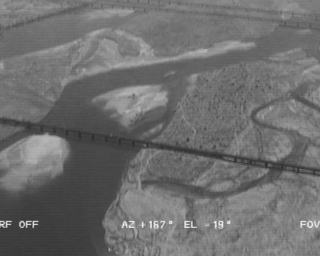
#> input picture test images/Bridge1.bmp, 320 x 256 px; its folder holds only this picture in this run
$ jupyter execute --allow-errors dipassignment2.ipynb   (shell and % lines are left out)   (Python 2 division)   (older library calls are emulated)
#> lines starting #> are read from the running program, lines starting #| are printed output that depends on the picture
[cell 1]
import numpy as np
import skimage as ski
from skimage import data
from skimage import io
import matplotlib.pyplot as plt
from mpl_toolkits.mplot3d import Axes3D
from scipy.ndimage import convolve

[cell 2]
def padimg(im,fshape):
    er=int(fshape[0]/2)
    ec=int(fshape[1]/2)
    ans=np.zeros(((er*2)+im.shape[0],(ec*2)+im.shape[1]))
    ans[er:er+im.shape[0],ec:ec+im.shape[1]]=im
    return ans,er,ec

def applyfilter(im,ifilter):
    pimg,er,ec=padimg(im,ifilter.shape)
    ans=np.zeros_like(im)
    ans=ans.astype(np.float64)
    for i in np.arange(er,er+im.shape[0]):
        for j in np.arange(ec,ec+im.shape[1]):
            w=pimg[i-er:i+er+1,j-ec:j+ec+1]
            ans[i-er,j-ec]=np.sum(ifilter*w)
    return ans

def gFilter(sigma,stepsize=1):
    l=np.arange(-2*sigma,(2*sigma)+1,stepsize)
    x,y=np.meshgrid(l,l)
    ans=(x**2)+(y**2)
    ans=ans/(2.0*(sigma**2))
    ans=np.exp(-ans)
    ans=ans/(2.0*np.pi*(sigma**2))
    ans=np.array(ans)
    #print ans.shape[0]
    return ans,x,y

[cell 3]
# [31 lines of commented-out code are left out]

[cell 4]
def smoothderivateimage(im,gaussfilter):
    smimage=applyfilter(im,gaussfilter)
    d1=np.array([1,2,1]).reshape(3,1)
    d2=np.array([-1,0,1]).reshape(1,3)
    diffmat=np.dot(d1,d2)
    gx=applyfilter(smimage,diffmat)
    gy=applyfilter(smimage,diffmat.T)
    gr=(gy**2) + (gx**2)
    gr=np.sqrt((gr)).astype(np.uint8)
    c=gx.copy()
    c[c==0]=1
    dr=gy.astype(np.float32)/c.astype(np.float32)
    dr=np.arctan(dr.astype(np.float32)).astype(np.float32)
    #dr[gx==0]=np.pi/2
    return gr,dr

[cell 5]
def quantizedirections(dr,edgedir=4):
    return (np.round(dr/((np.pi)/edgedir))%edgedir)

def suppress(mag,dr):
    ans=mag.copy();
    inds=np.array([1,0,1,1,0,1,-1,1]).reshape(4,2)#indexes that are added or subtracted
    #print inds
    for i in np.arange(0,mag.shape[0]):
        for j in np.arange(0,mag.shape[1]):
            intendeddirection=dr[i,j].astype(np.int)
            n1r=max(0,min(mag.shape[0]-1,i+inds[intendeddirection][0]))
            n1c=max(0,min(mag.shape[1]-1,j+inds[intendeddirection][1]))
            n2r=max(0,min(mag.shape[0]-1,i-inds[intendeddirection][0]))
            n2c=max(0,min(mag.shape[1]-1,j-inds[intendeddirection][1]))
            if(mag[n1r,n1c]>mag[i,j] or mag[n2r,n2c]>mag[i,j] ):
                ans[i,j]=0

    return ans

[cell 6]
def thresh(highthresh,lowthresh,mag):
    hi=mag>highthresh
    li=mag>lowthresh
    li=li-hi
    ans=hi.copy()
    for i in np.arange(0,mag.shape[0]):
        for j in np.arange(0,mag.shape[1]):
            if(ans[i,j]==0):
                rs=max(0,i-1)
                re=min(mag.shape[0],i+2)
                cs=max(0,j-1)
                ce=min(mag.shape[1],j+2)
                w=hi[rs:re,cs:ce]==1
                if(w.any()):
                    ans[i,j]=1
    return ans
def applycaddy(im,gauss):
    mag,dr=smoothderivateimage(im,gauss)
    drnew=quantizedirections(dr).astype(np.int)
    supimage=suppress(mag,drnew)
        #plt.imshow(supimage.astype(np.uint8),cmap='gray')
    highthresh=np.max(supimage)*0.15
    lowthresh=np.max(supimage)*0.7
    final=thresh(highthresh,lowthresh,supimage)
    final[0:7,:]=0
    final[-7:,:]=0
    final[:,0:7]=0
    final[:,-7:]=0
    return final

[cell 7]
# [18 lines left out: function drawlineonimage, not called in this run]

[cell 8]
# [38 lines left out: functions hough, houghPeaks, not called in this run]

[cell 9]
# [22 lines left out: function find_best_line, not called in this run]

[cell 10]
def detectanddrawlines(ims,thetaranges,gauss,numimgs):
    figure,axis=plt.subplots(numimgs,1,figsize=(20,20))
    degRadRatio=np.pi/180

    for i in np.arange(0,numimgs):
        edgeimage=applycaddy(ims[i],gauss)
#         maxt,rs=hough(3,edgeimage,thetaranges[i,0],thetaranges[i,1])
        thetas,rs,accarray=hough(edgeimage,thetaranges[i,0],thetaranges[i,1])
        peaks=houghPeaks(thetas,rs,accarray,5)

        maxr=(np.array(edgeimage.shape)-1)**2
        maxr=np.sqrt(sum(maxr))
        theta,r=find_best_line(peaks,maxr)
#         finalimage=drawlineonimage(ims[i],maxt,rs,maxt.size)

#         finalimage=drawlineonimage(ims[i],peaks[:,0]*degRadRatio,peaks[:,1],peaks.shape[0])
#         finalimage=drawlineonimage(ims[i],np.array([theta])*degRadRatio,np.array([r]),peaks.shape[0])
        finalimage=drawlineonimage(ims[i],np.array([theta])*degRadRatio,np.array([r]),1)
        axis[i].imshow(finalimage,cmap='gray')

[cell 11]
q=np.array([5,6,7])
print q

[cell 12]
ims=io.imread_collection("./test images/*")
#> ims = 1 item
numimgs=len(ims)
#> numimgs = 1

a=[[-90,-45],[-80,-45],[30,90],[70,90],[70,90],[-80,-30],[70,90],[-90,-50],[-70,-50]]
thetaranges=np.zeros((9,2))+a

gauss,x,y=gFilter(3)
#> (the rest of this cell did not finish here and is left out)

#> the loop in detectanddrawlines, `for i in np.arange(0,numimgs):` made 1 pass
#> (highthresh in applycaddy, lowthresh in applycaddy) on pass 1: (38.1, 177.8)
#> pass 1, in applyfilter, `pimg,er,ec=padimg(im,ifilter.shape)`:
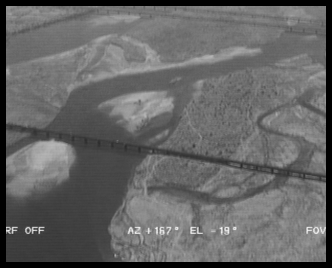
#> pimg: shape (268, 332) float64; min 0, max 247, mean 101.5
#> pass 1, in smoothderivateimage, `smimage=applyfilter(im,gaussfilter)`:
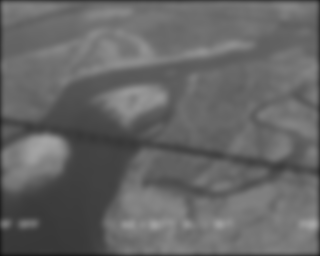
#> smimage: shape (256, 320) float64; min 18.73, max 166.1, mean 102.1
#> pass 1, in smoothderivateimage, `gx=applyfilter(smimage,diffmat)`:
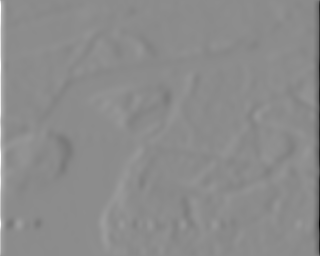
#> gx: shape (256, 320) float64; min -451.1, max 370.3, mean 0.1; drawn with min black and max white

$ run again, on test images/Bridge5.bmp
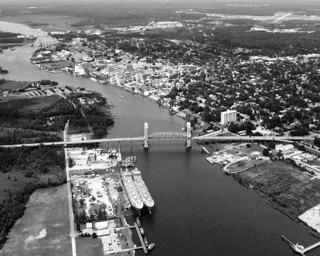
#> input picture test images/Bridge5.bmp, 320 x 256 px
#> ims = 1 item
#> numimgs = 1
#> the loop in detectanddrawlines, `for i in np.arange(0,numimgs):` made 1 pass
#> (highthresh in applycaddy, lowthresh in applycaddy) on pass 1: (38.25, 178.5)
#> pass 1, in applyfilter, `pimg,er,ec=padimg(im,ifilter.shape)`:
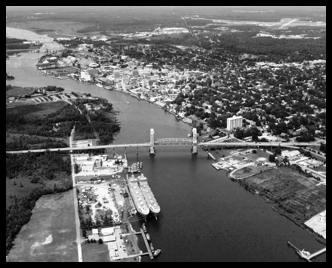
#> pimg: shape (268, 332) float64; min 0, max 255, mean 97.5
#> pass 1, in smoothderivateimage, `gx=applyfilter(smimage,diffmat)`:
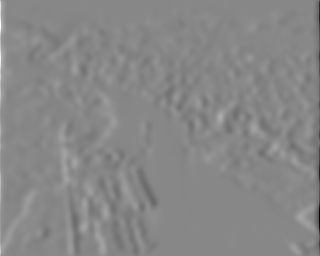
#> gx: shape (256, 320) float64; min -591.3, max 522.5, mean 0.2; drawn with min black and max white

$ run again, on test images/Bridge6.bmp
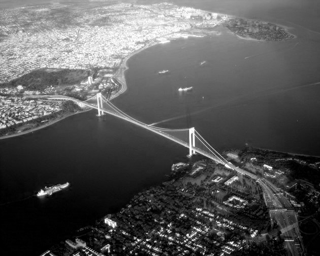
#> input picture test images/Bridge6.bmp, 320 x 256 px
#> ims = 1 item
#> numimgs = 1
#> the loop in detectanddrawlines, `for i in np.arange(0,numimgs):` made 1 pass
#> (highthresh in applycaddy, lowthresh in applycaddy) on pass 1: (37.95, 177.1)
#> pass 1, in applyfilter, `pimg,er,ec=padimg(im,ifilter.shape)`:
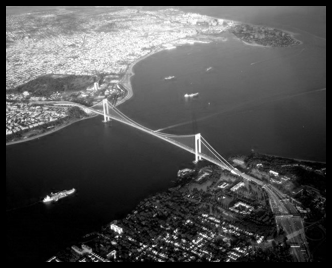
#> pimg: shape (268, 332) float64; min 0, max 255, mean 79.8
#> pass 1, in smoothderivateimage, `gx=applyfilter(smimage,diffmat)`:
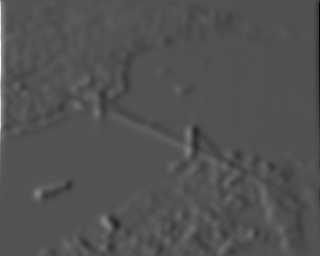
#> gx: shape (256, 320) float64; min -229.9, max 480.9, mean -0.3; drawn with min black and max white

$ run again, on test images/Bridge2.bmp
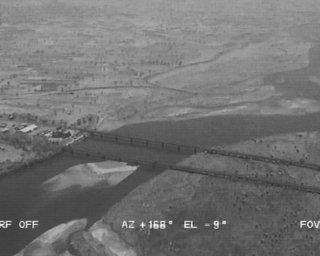
#> input picture test images/Bridge2.bmp, 320 x 256 px
#> ims = 1 item
#> numimgs = 1
#> the loop in detectanddrawlines, `for i in np.arange(0,numimgs):` made 1 pass
#> (highthresh in applycaddy, lowthresh in applycaddy) on pass 1: (38.25, 178.5)
#> pass 1, in applyfilter, `pimg,er,ec=padimg(im,ifilter.shape)`:
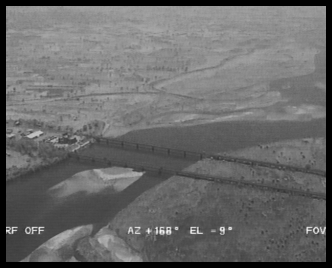
#> pimg: shape (268, 332) float64; min 0, max 247, mean 105.7
#> pass 1, in smoothderivateimage, `gx=applyfilter(smimage,diffmat)`:
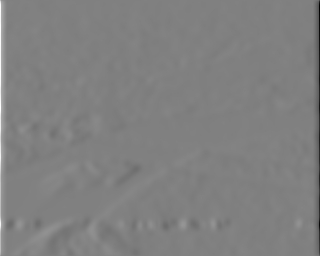
#> gx: shape (256, 320) float64; min -389.6, max 383.1, mean 0; drawn with min black and max white
